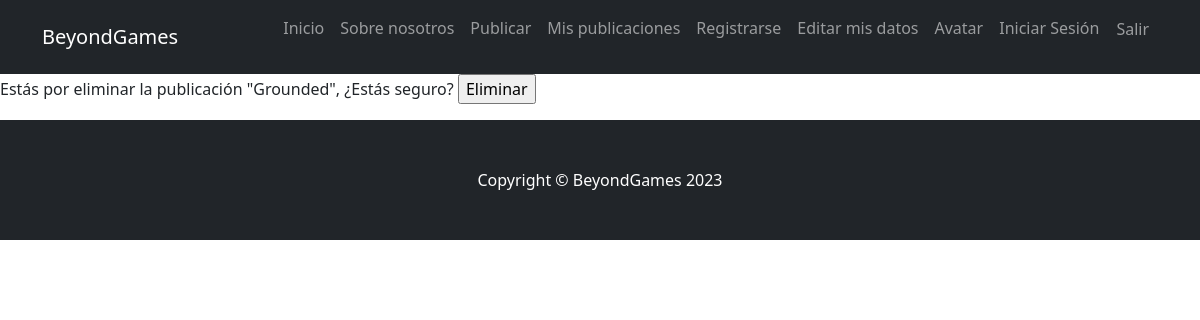
The app's page /app/eliminar/6 (signed in), older data.
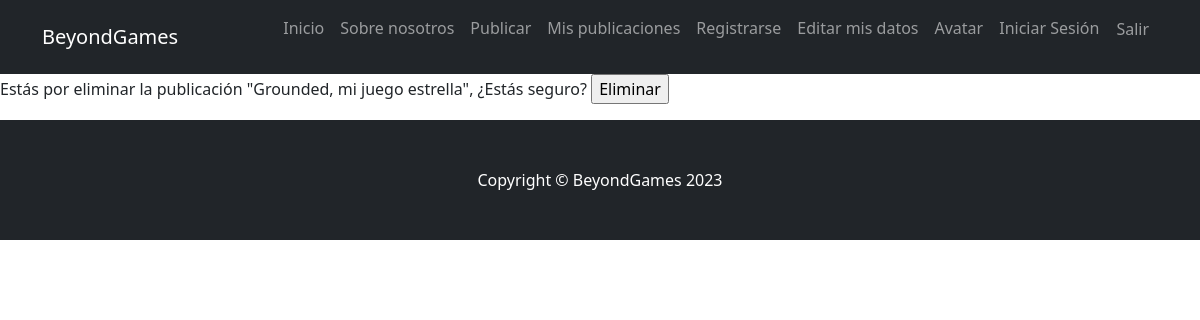
The same page, newer data.
### BeyondGames/models.py (models this page shows, shortened)
class Publicacion(models.Model):
    CONSOLE_CHOICES = [
        ('Xbox', 'Xbox'),
        ('PC', 'PC'),
        ('Nintendo Switch', 'Nintendo Switch'),
        ('PS5', 'PS5'),
        ('Sin Información', 'Sin Información')
    ]
    CATEGORY = [
        ('Acción', "Acción"),
        ('Aventura', 'Aventura'),
        ('Familiar','Familiar'),
        ('Deporte','Deporte'),
        ('Terror', 'Terror')
    ]
    title = CharField(max_length=100)
    opinion = TextField(max_length=1000)
    console = CharField(max_length=20, choices=CONSOLE_CHOICES)
    release_date = DateField()
    category = CharField(max_length=20,choices=CATEGORY)
    front_page = ImageField(upload_to='BeyondGames/images/',blank=False, default='media/BeyondGames/images/no_disponible.png')
    create_date = DateField(auto_now_add=True)

### BeyondGames/views.py (the view)
# urls.py: path('eliminar/<int:pk>', BlogEliminar.as_view(), name="BlogEliminar"),
class BlogEliminar(LoginRequiredMixin, DeleteView):
    model=Publicacion
    template_name = "BeyondGames/eliminar_blog.html"
    success_url = "/app/inicio/lista"

### templates/BeyondGames/eliminar_blog.html (shortened to what this page needs)
{% include "Base/navbar.html" %}
<form method="POST">
    Estás por eliminar la publicación "{{object.title}}", ¿Estás seguro?
    <input type="submit" value="Eliminar">
</form>
{% include "Base/footer.html" %}

Row changes from the older to the newer data that the page shows:
changed Publicacion: title "Grounded" → "Grounded, mi juego estrella"
